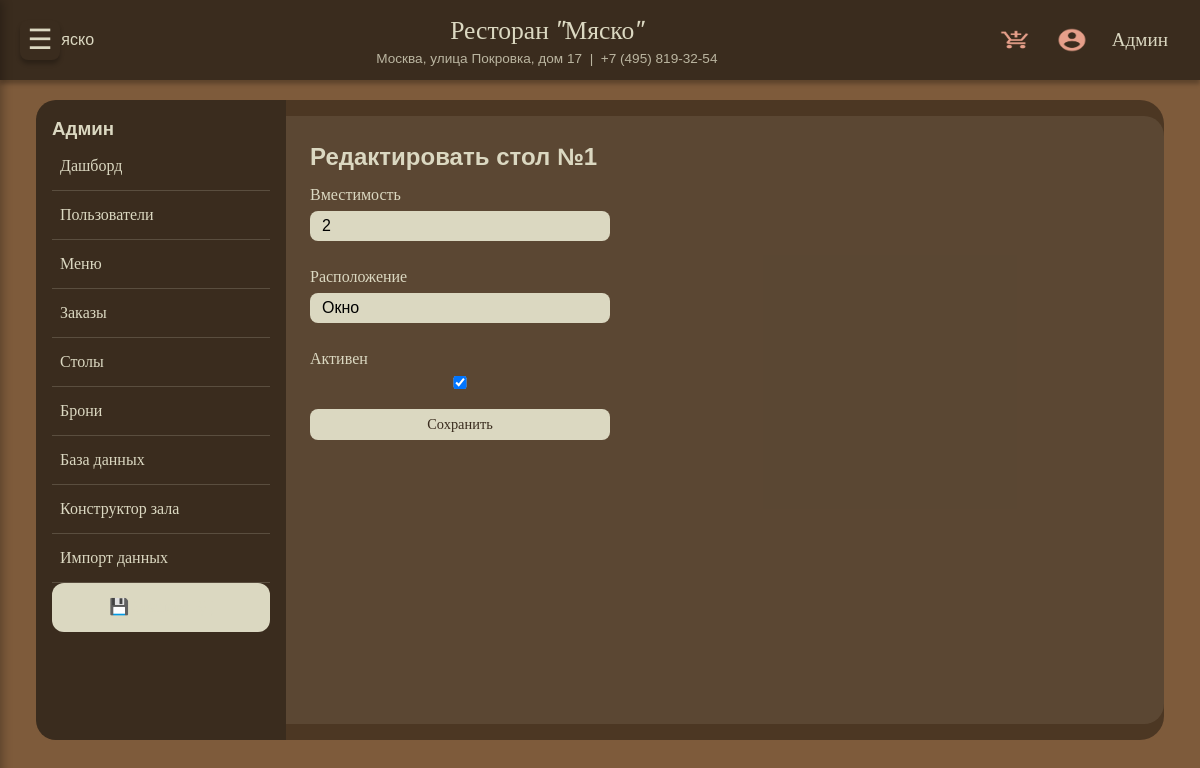
Page /admin/tables/1/edit (signed in) on the committed database.
### tables this page shows
CREATE TABLE users (
                id INTEGER PRIMARY KEY AUTOINCREMENT,
                first_name TEXT NOT NULL,
                last_name TEXT NOT NULL,
                phone TEXT UNIQUE NOT NULL,
                email TEXT,
                password_hash TEXT NOT NULL,
                role TEXT DEFAULT 'user',
                bonus_points INTEGER DEFAULT 0
            );

CREATE TABLE tables (
                id INTEGER PRIMARY KEY AUTOINCREMENT,
                capacity INTEGER NOT NULL,
                location TEXT,
                active INTEGER DEFAULT 1
            , pos_x INTEGER DEFAULT 0, pos_y INTEGER DEFAULT 0, width INTEGER DEFAULT 100, height INTEGER DEFAULT 100, shape TEXT DEFAULT 'rectangle');

### routers.py (the view)
@app.route('/admin/tables/<int:table_id>/edit', methods=['GET', 'POST'])
@role_required('admin')
def admin_edit_table(table_id):
    with get_db() as conn:
        table = conn.execute("SELECT * FROM tables WHERE id=?", (table_id,)).fetchone()
        if not table:
            return "Стол не найден", 404
    form = AdminEditTableForm()
    if request.method == 'GET':
        form.capacity.data = table['capacity']
        form.location.data = table['location']
        form.active.data = bool(table['active'])
    if form.validate_on_submit():
        with get_db() as conn:
            conn.execute("UPDATE tables SET capacity=?, location=?, active=? WHERE id=?",
                         (form.capacity.data, form.location.data, int(form.active.data), table_id))
        flash('Стол обновлён', 'success')
        return redirect(url_for('admin_tables'))
    return render_template('admin_edit_table.html', form=form, table=table)

### forms.py
class AdminEditTableForm(FlaskForm):
    capacity = IntegerField('Вместимость', validators=[DataRequired(), NumberRange(min=1)])
    location = StringField('Расположение')
    active = BooleanField('Активен')
    submit = SubmitField('Сохранить')

### models.py (called while the page is built)
def get_db():
    conn = sqlite3.connect(DATABASE)
    conn.row_factory = sqlite3.Row
    conn.execute("PRAGMA foreign_keys = ON")
    return conn

    @staticmethod
    def get(user_id):
        with get_db() as conn:
            row = conn.execute("SELECT * FROM users WHERE id=?", (user_id,)).fetchone()
        return User(row) if row else None

### routers.py (called while the page is built)
@app.context_processor
def inject_csrf():
    from flask_wtf.csrf import generate_csrf
    return dict(csrf_token=generate_csrf, csrf_token_value=generate_csrf())

@login_manager.user_loader
def load_user(user_id):
    return User.get(user_id)

def role_required(*roles):
    def decorator(f):
        @wraps(f)
        @login_required
        def decorated_function(*args, **kwargs):
            if current_user.role not in roles:
                flash('Недостаточно прав', 'error')
                return redirect(url_for('index'))
            return f(*args, **kwargs)
        return decorated_function
    return decorator

@app.before_request
def make_user_available():
    g.user = current_user if current_user.is_authenticated else None

### app/templates/admin_edit_table.html (shortened to what this page needs)
{% extends "admin_base.html" %}
{% block admin_content %}
<h2>Редактировать стол №{{ table.id }}</h2>
<form method="POST" class="admin-form">
    <div class="form-group">{{ form.capacity.label }} {{ form.capacity(class="form-control") }}</div>
    <div class="form-group">{{ form.location.label }} {{ form.location(class="form-control") }}</div>
    <div class="form-group">{{ form.active.label }} {{ form.active() }}</div>
    {{ form.submit(class="btn-primary") }}
</form>
{% endblock %}

### app/templates/base.html (shortened to what this page needs)
<!DOCTYPE html>
<html lang="ru">
<head>
    <link rel="stylesheet" href="{{ url_for('static', filename='css/font.css') }}">
    <link rel="stylesheet" href="{{ url_for('static', filename='style.css') }}">
    {% if request.path.startswith('/admin') %}
    <link rel="stylesheet" href="{{ url_for('static', filename='admin_style.css') }}">
    {% endif %}
</head>
<body>
    <div class="menu-toggle" id="menu-toggle-btn">☰</div>
    <header class="site-header">
        <div class="header-container">
            <div class="logo">
                <a href="{{ url_for('index') }}">
                    <img src="{{ url_for('static', filename='images/logo.png') }}" alt="Мяско" height="40">
                </a>
            </div>
            <div class="header-info">
                <div class="restaurant-name">Ресторан "Мяско"</div>
                <div class="restaurant-address">Москва, улица Покровка, дом 17 &nbsp;|&nbsp; +7 (495) 819-32-54</div>
            </div>
            <div class="header-actions">
                <a href="{{ url_for('cart') }}" class="header-icon cart-icon" title="Корзина"></a>
                {% if current_user.is_authenticated %}
                    <a href="{{ url_for('profile') }}" class="header-icon profile-icon" title="Личный кабинет"></a>
                    <a href="{{ url_for('profile') }}" class="user-name">{{ current_user.first_name }}</a>
                {% else %}
                    <a href="{{ url_for('login') }}" class="header-icon profile-icon" title="Войти"></a>
                {% endif %}
            </div>
        </div>
    </header>
    <main>
        {% block content %}{% endblock %}
    </main>
</body>
</html>

### app/static/style.css (style rules this page uses)
:root { --brown-dark: #3a2c1e; --brown-medium: #7e5b3b; --beige-light: #dbd8c1; --accent: #e69f8a; --black-40: rgba(0, 0, 0, 0.4); --font-heading: 'Volkhov-Italic', 'Volkhov-Bold Italic', serif; --font-body: 'Inter-Regular', 'Anek Devanagari-Regular', sans-serif; --shadow: 0px 4px 4px rgba(0, 0, 0, 0.25); }
* { margin: 0; padding: 0; box-sizing: border-box; }
body { background-color: var(--brown-medium); font-family: var(--font-body); color: var(--beige-light); line-height: 1.4; padding-top: 80px; }
a { text-decoration: none; color: inherit; }
.site-header { position: fixed; top: 0; left: 0; width: 100%; background: var(--brown-dark); box-shadow: var(--shadow); z-index: 1000; padding: 0.8rem 2rem; }
.header-container { max-width: 1400px; margin: 0 auto; display: flex; justify-content: space-between; align-items: center; flex-wrap: wrap; gap: 1rem; }
.logo img { height: 45px; }
.header-info { text-align: center; flex: 1; }
.restaurant-name { font-family: var(--font-heading); font-size: 1.6rem; color: var(--beige-light); white-space: nowrap; }
.restaurant-address { font-size: 0.85rem; color: var(--beige-light); opacity: 0.8; white-space: nowrap; }
.header-actions { display: flex; align-items: center; gap: 1.5rem; }
.header-icon { width: 32px; height: 32px; background-size: contain; background-repeat: no-repeat; background-position: center; cursor: pointer; }
.cart-icon { background-image: url('/static/images/add_shopping_cart.png'); }
.profile-icon { background-image: url('/static/images/account_circle.png'); }
.user-name { font-family: var(--font-heading); font-size: 1.2rem; color: var(--beige-light); white-space: nowrap; display: inline-block; max-width: 150px; overflow: hidden; text-overflow: ellipsis; }
.menu-toggle { position: fixed; top: 20px; left: 20px; z-index: 1002; width: 40px; height: 40px; background: var(--brown-dark); border-radius: 8px; display: flex; align-items: center; justify-content: center; font-size: 28px; cursor: pointer; color: var(--beige-light); box-shadow: var(--shadow); }
main { max-width: 1400px; margin: 1rem auto; padding: 0 1rem; }
.btn, .big-btn, button, .btn-link, input[type="submit"] { background-color: var(--beige-light); border: none; border-radius: 12px; padding: 8px 20px; font-family: var(--font-heading); font-size: 1rem; color: var(--brown-dark); cursor: pointer; transition: all 0.2s ease; display: inline-block; text-align: center; }
form input, form select, form textarea { background: var(--beige-light); border: none; border-radius: 12px; padding: 10px 15px; font-family: var(--font-body); font-size: 1rem; width: 100%; max-width: 400px; margin: 5px 0 15px; }
form label { font-family: var(--font-heading); display: block; margin-top: 10px; }

### app/static/admin_style.css (style rules this page uses)
:root { --brown-dark: #3a2c1e; --brown-medium: #7e5b3b; --beige-light: #dbd8c1; --accent: #e69f8a; --black-40: rgba(0, 0, 0, 0.4); --font-heading: 'Volkhov-Italic', 'Volkhov-Bold Italic', serif; --font-body: 'Inter-Regular', 'Anek Devanagari-Regular', sans-serif; }
.btn, button, input[type="submit"] { background-color: var(--beige-light); border: none; border-radius: 8px; padding: 6px 14px; font-family: var(--font-heading); font-size: 0.9rem; color: var(--brown-dark); cursor: pointer; }
form input, form select, form textarea { background: var(--beige-light); border: none; border-radius: 8px; padding: 6px 12px; margin: 5px 0 15px; width: 100%; max-width: 300px; }
body { padding-top: 80px; }

### rows in the picture
users: first_name "Админ"
tables: id "1", capacity "2", location "Окно", active "☑"
